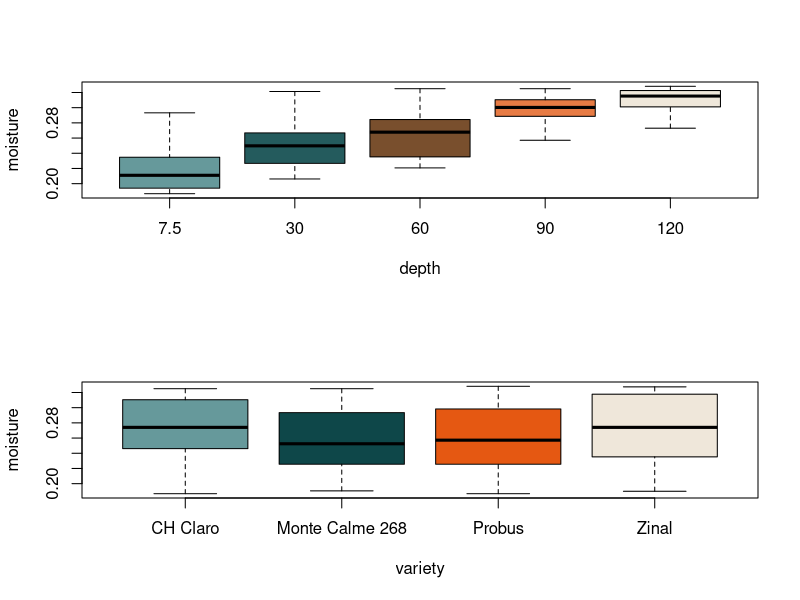
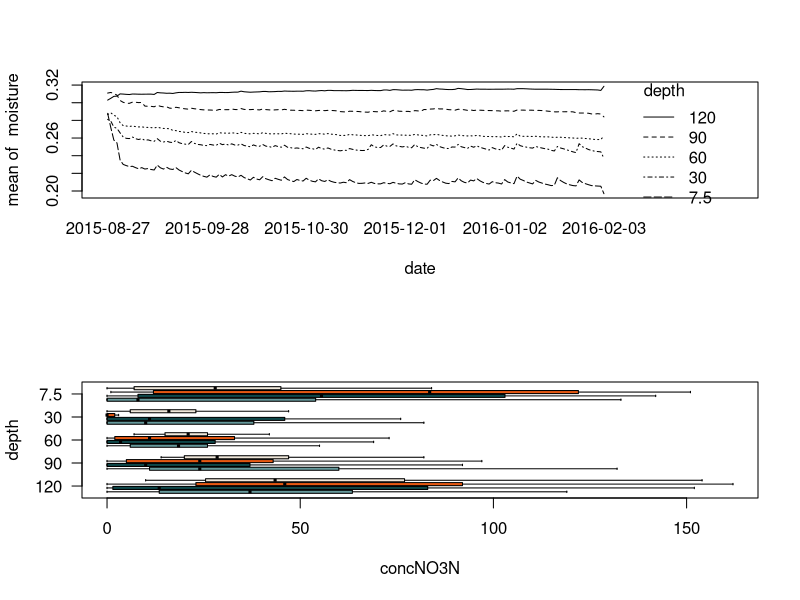
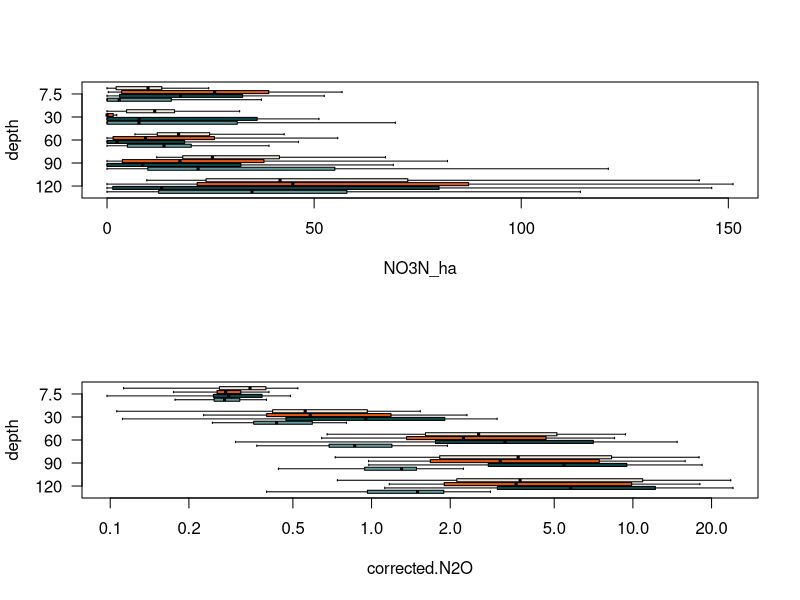
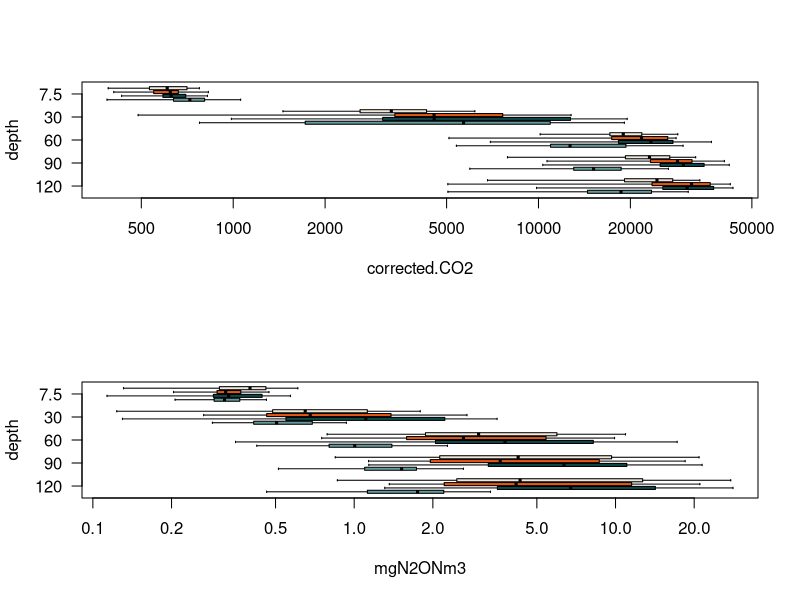
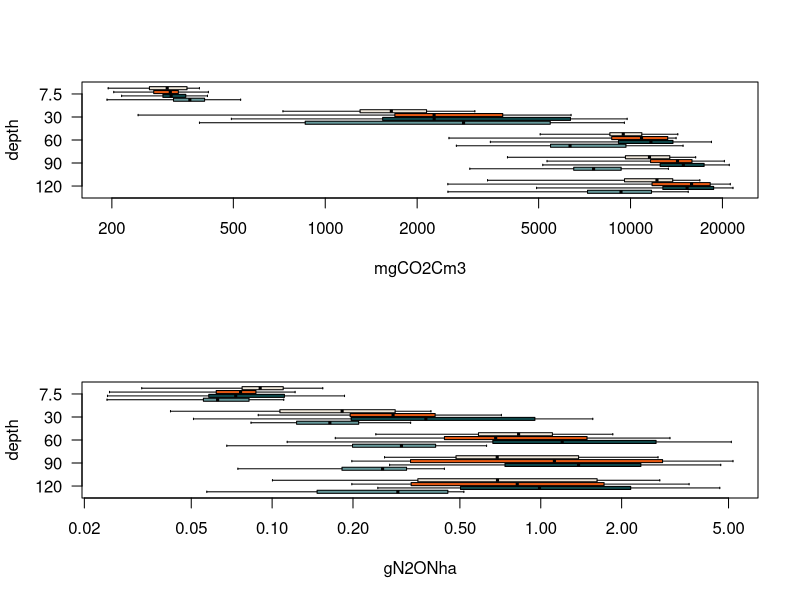
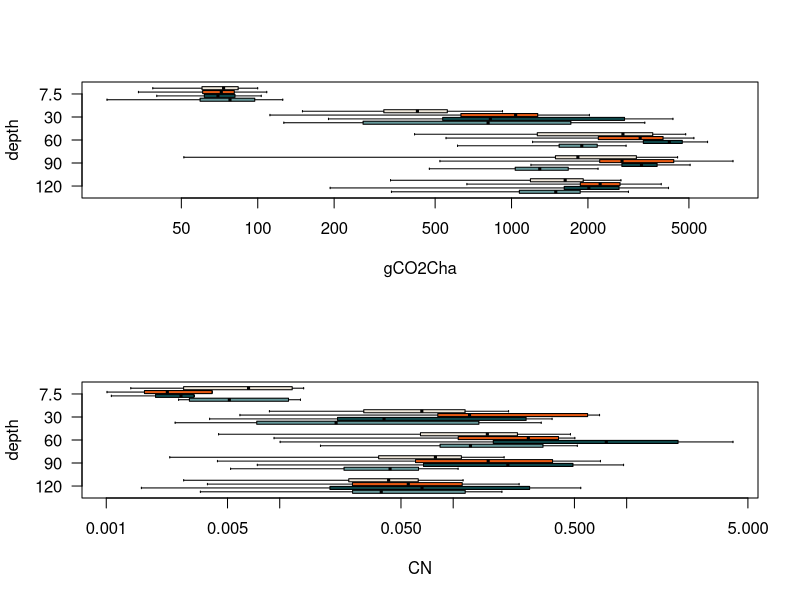
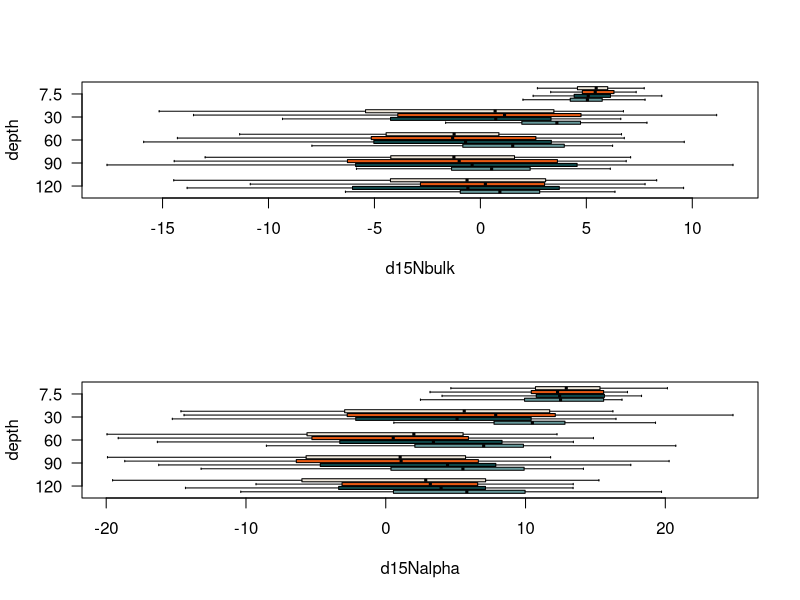
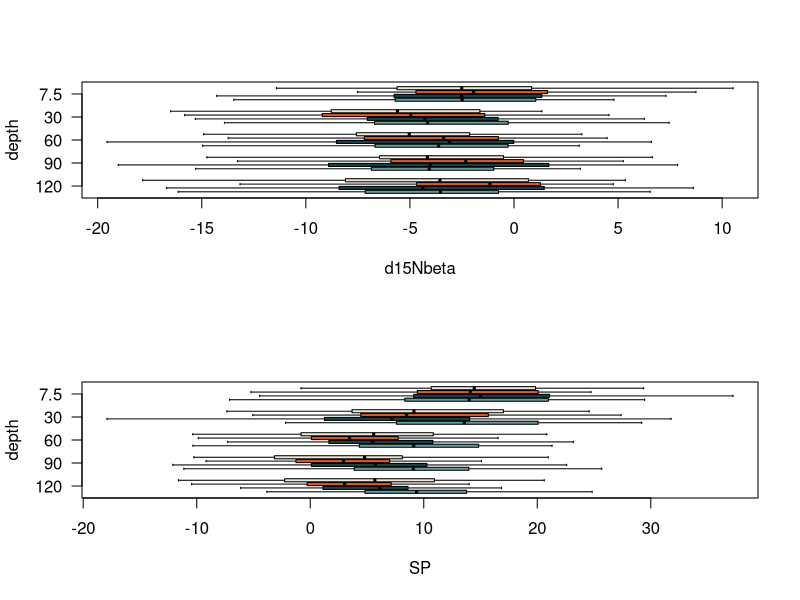

Generate these figures, in order, with R:
#' ---
#' title: Process Rate Estimator
#' author: Damian Oswald
#' date: 2023-10-16
#' ---

#' Read original data
data <- read.csv("data/three-way-data.csv", row.names = 1)

#' Transform the variable `date_R` to `Date` class
#' We have to subtract 1 from the cut out DOY, because the as.Date function starts counting from 0 onwards...
data$date <- as.Date(as.integer(substr(data$date_R, 5, 7))-1, origin = paste0(as.integer(substr(data$date_R, 1, 4)),"-01-01"))

#' Some dates are missing. Proposition: The actual date should be "2016-02-03" (?)
data[is.na(data[,"date"]),"date"] <- as.Date("2016-02-03")

#' Transform `variety` from `character` to `factor`
data[,"variety"] |> as.factor() -> data[,"variety"]

#' Transform `column` from `character` to `integer`
data[,"column"] |> substr(2, 3) |> as.integer() |> as.ordered() -> data[,"column"]

#' There is C:N ratio that is `Inf` -- should probably be omitted?
data[which(data$CN==Inf),"CN"] <- NA

#' -----------------------------------------------------------------------------------------------------------
#' Explore the data
#' -----------------------------------------------------------------------------------------------------------

pdf("results/eploring-the-data.pdf", width = 8, height = 12)

par(mfrow = c(2,1))

#' Define color
palette <- colorRampPalette(c("#66999B","#0E4749","#E55812","#EFE7DA"))

#' The covered time span
diff(range(data$date, na.rm = T))

#' First look at the data
boxplot(moisture ~ depth, data, outline = FALSE, col = palette(5))
boxplot(moisture ~ variety, data, col = palette(4))
with(data, interaction.plot(date, depth, moisture)) # Interpretation: the soil moisture starts out relatively homogeneous, but as plants grow, it starts to differ by depth
for (y in colnames(data)[8:21]) {
   log <- ifelse(min(data[,y],na.rm=TRUE)>0,"x","")
   boxplot(data[,y] ~ variety * I(-depth), data, log = log, outline = FALSE,
           at = rep(1:4,times=5)+rep(0:4,each=4)*6,
           col = rep(palette(4),times=5),xlab=y,
           names = -rep(sort(unique(data$depth),decreasing = T),each=4),
           horizontal = TRUE,
           ylab = "depth",
           axes = FALSE,
           lty = 1)
   axis(1)
   axis(2, at = (0:4)*6+2.5, labels = c(120,90,60,30,7.5), las = 1)
   box()
}
for (y in colnames(data)[8:21]) {
   log <- ifelse(min(data[,y],na.rm=TRUE)>0,"y","")
   with(data, interaction.plot(depth, variety, data[,y], ylab = y, log = log, fun = function(x) mean(x,na.rm=TRUE))) # Interpretation: the soil moisture starts out relatively homogeneous, but as plants grow, it starts to differ by depth
}

#' Diffusion Fluxes
for (variety in unique(data$variety)) {
   with(data[(!is.na(data$corrected.N2O)) & (data$variety==variety),], interaction.plot(date, depth, corrected.N2O, col = par()$fg, ylab = expression("N"[2]*"O fluxes"), xlab = "Date", ylim = c(0,16)))
   title(main = paste("Diffusion fluxes of", variety))
}
for (variety in unique(data$variety)) {
   with(data[(!is.na(data$corrected.CO2)) & (data$variety==variety),], interaction.plot(date, depth, corrected.CO2, col = par()$fg, ylab = expression("CO"[2]*" fluxes"), xlab = "Date", ylim = c(0,45000), las = 0))
   title(main = paste("Diffusion fluxes of", variety))
}

#' Mosaic plots -- of what data do we have entries?
mosaicplot(~ depth + variety, data, col = palette(4)) # Why do we have the uneven distribution? (Due to colunn 6)
mosaicplot(~ column + depth, data, col = palette(5)) # It is only with colunn 6! -> Yes, column 6 is missing observations.

#' What data does have measurements?
x <- data[!is.na(data$gN2ONha),]
mosaicplot(~ column + depth, x, col = palette(5), main = "data with measurements")
with(x, table(depth, column)) # Should be 24 each, no?
x$date |> unique() |> length() # Gas measurements only at 24 out of the dates
with(x, tapply(SP, date, length)) |> barplot(las=2, col = palette(24)); abline(h=60, lwd = 2, lty = 2) # This should all be 60 or not? (Why are there 1440 - 1117 = 323 entries missing?)
mosaicplot(~ column + depth, x, shade = TRUE, main = "data with measurements") # Why are there the differences?
with(x, table(date, column)) # We clearly see the missing values, not?

#' Pairs panel
plot(data[,8:21], cex = 0.3)

#' Which two observations are missing in general
with(data, table(column, depth)) # What??? Shouldn't this be 160 each???
plot(moisture ~ date, data[data$column==6 & data$depth==90,], las = 0, pch = 16, main = "Moisture for the missing depth and column") # What happened with the moisture measurements for column 6 at depth = 90 cm?
#' Why do we have 160 measurements for column 1:4 and 161 for column 5:12?

#' What's going on here?
plot(gN2ONha ~ mgN2ONm3, data, col = palette(5)[as.factor(data$depth)], pch = 16, log = "xy")

dev.off()

#' NOTES OF THE DATA EXPLORATION
#' Some moisture observations are missing, specifically from column 6 at depth = 90 cm
#' Many observations are missing regarding the flux data
#' Fluxes were only measured at 24 distinct days (out of 161 possible days)

#' -----------------------------------------------------------------------------------------------------------
#' Prepare data for later use
#' -----------------------------------------------------------------------------------------------------------

#' Rearrange the data frame with only relevant variables
data <- data[,c("date", "column", "depth", "variety", "moisture", "corrected.N2O", "gN2ONha", "SP", "d18O")]

#' Write new data frame as CSV file
write.csv(data, "data/data.csv", row.names = FALSE)
